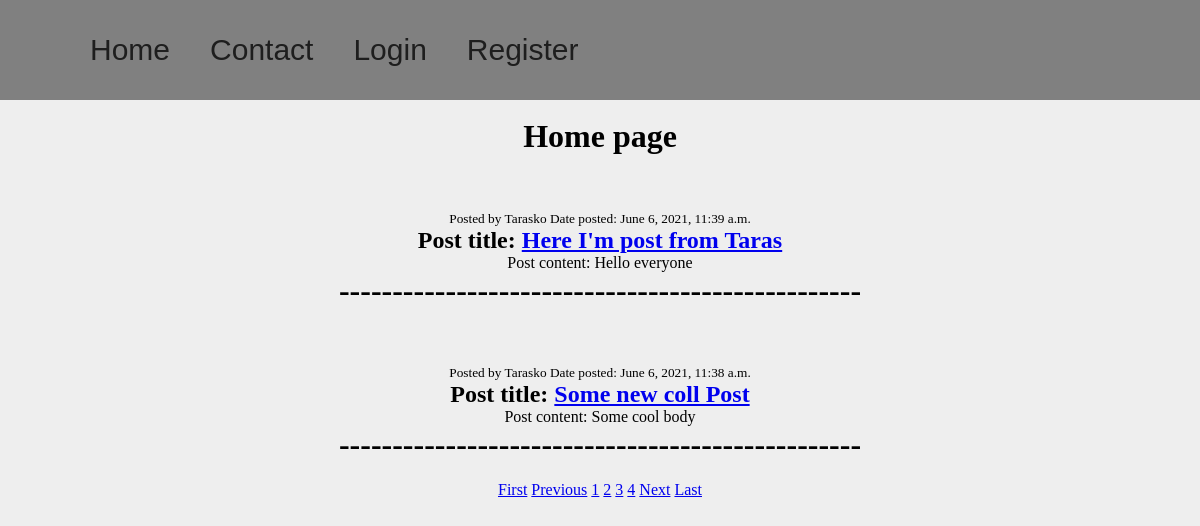
Screenshot of /?page=2 with the database file from the repository.
### posts/models.py (models this page shows, shortened)
class Post(models.Model):
    author = models.ForeignKey(get_user_model(), on_delete=models.CASCADE)
    title = models.CharField(max_length=150, blank=True)
    body = models.TextField()
    date_created = models.DateTimeField(auto_now=True)

### users/models.py (models this page shows)
class CustomUser(AbstractUser):
    age = models.PositiveIntegerField(null=True, blank=True)

### posts/views.py (the view)
# urls.py: path('', PostListView.as_view(), name='home'),
class PostListView(ListView):
    model = Post
    ordering = ['-date_created']
    paginate_by = 2

### posts/templates/posts/post_list.html
{% extends 'posts/base.html' %}
{% block content %}
    <br>
    <center>
        <h1>Home page</h1>
        <br>
    </center>
    {% for post in object_list %}
        <center>
        <br><br>
        <small>Posted by {{ post.author }}  Date posted: {{ post.date_created }}</small>
        <h2>Post title: <a href="{% url 'posts:detail' post.id %}">{{ post.title }}</a></h2>
        <p>Post content: {{ post.body }}</p>
        <h1>-------------------------------------------------</h1>
        <br>
        </center>
    <center>
    {% endfor %}
    {% if is_paginated %}
        {% if page_obj.has_previous %}
            <a href="?page=1">First</a>
            <a href="?page={{ page_obj.previous_page_number }}">Previous</a>
        {% endif %}
        {% for num in page_obj.paginator.page_range %}
            {% if page_obj.number == num %}
                <a href="?page={{ num }}">{{ num }}</a>
            {% elif num > page_obj.number|add:'-3' and num < page_obj.number|add:'3' %}
                <a href="?page={{ num }}">{{ num }}</a>
            {% endif %}
        {% endfor %}
        {% if page_obj.has_next %}
            <a href="?page={{ page_obj.next_page_number }}">Next</a>
            <a href="?page={{ page_obj.paginator.num_pages }}">Last</a>
        {% endif %}
    {% endif %}
    </center>
{% endblock content %}

### posts/static/posts/style.css (style rules this page uses)
* { margin: 0; padding: 0; }
body { background-color: #eee; }

### rows the page displays
Post: author "Tarasko", date_created "June 6, 2021, 11:39 a.m.", title "Here I'm post from Taras", body "Hello everyone"
Post: author "Tarasko", date_created "June 6, 2021, 11:38 a.m.", title "Some new coll Post", body "Some cool body"

### other values shown
{{ num }} "1" "3" "4"
{{ num }} "2"
